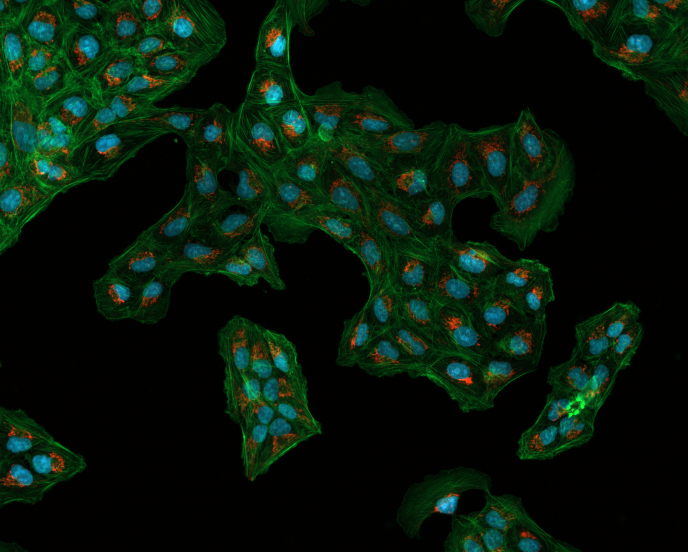
#> input picture OpenCv/apple_masking/apple_image/Osteosarcoma_01.tif, 1376 x 1104 px, found by its file name (shown at 1/2 size); its folder holds only this picture in this run
$ python green_mask_e.py
#> lines starting #> are read from the running program, lines starting #| are printed output that depends on the picture
### OpenCv/apple_masking/image_opener.py
import cv2 as cv
from matplotlib import image
import numpy as np
import os


# resizing images but also saving it ratio
def resizeimg(img, size, interpolation = cv.INTER_CUBIC):
  h, w = img.shape[:2]
  c = None if len(img.shape) < 3 else img.shape[2]
  if h == w: return cv.resize(img, (size, size), interpolation)
  if h > w: dif = h
  else:     dif = w
  x_pos = int((dif - w)/2.)
  y_pos = int((dif - h)/2.)
  if c is None:
    mask = np.zeros((dif, dif), dtype=img.dtype)
    mask[y_pos:y_pos+h, x_pos:x_pos+w] = img[:h, :w]
  else:
    mask = np.zeros((dif, dif, c), dtype=img.dtype)
    mask[y_pos:y_pos+h, x_pos:x_pos+w, :] = img[:h, :w, :]
  return cv.resize(mask, (size, size), interpolation)


#open all the images in a folder
def allimg(folder):
#> called with folder = 'apple_masking\\apple_image'
    image =load_images_from_folder(folder)
#> in load_images_from_folder, img is the input picture: shape (1104, 1376, 3); mean B, G, R 11, 23.9, 7
#> image = 1 item
    imlist=[]
    i = 0
    for img in image:
        name = "img" + str(i)
        imlist.append(resizeimg(img, 500))
#> this loop made 1 pass
#> (name, h in resizeimg, w in resizeimg, c in resizeimg, dif in resizeimg, x_pos in resizeimg, y_pos in resizeimg) on pass 1: ('img0', 1104, 1376, 3, 1376, 0, 136)
#> after the loop, imlist = 1 item

    return imlist


# load_images_from_folder
def load_images_from_folder(folder):
    images = []
    for filename in os.listdir(folder):
        img = cv.imread(os.path.join(folder,filename))
        if img is not None:
            images.append(img)
    return images

### OpenCv/apple_masking/green_mask_e.py
"""
Have some Error  in the code DO not give any conture to any thing

"""


import cv2 as cv
import matplotlib.pyplot as plt
import numpy as np
import image_opener as io

img_list = io.allimg(r'apple_masking\apple_image')
#> img_list = 1 item

green = [130,158,0]

scalePercent = 1

diff = 20

boundaries = [([green[2], green[1]-diff, green[0]-diff],
           [green[2]+diff, green[1]+diff, green[0]+diff])]

for img in img_list:
    for (lower, upper) in boundaries:

        # get lower and upper part of the interval

        lower = np.array(lower, dtype=np.uint8)
        upper = np.array(upper, dtype=np.uint8)

        mask = cv.inRange(img, lower, upper)

        # Check out the binary mask:
        cv.imshow("binary mask", mask)
        cv.waitKey(0)

        # Now, you AND the mask and the input image
        # All the pixels that are white in the mask will
        # survive the AND operation, all the black pixels
        # will remain black
        output = cv.bitwise_and(img, img, mask=mask)

        # Check out the ANDed mask:
        cv.imshow("ANDed mask", output)
        cv.waitKey(0)

        # You can use the mask to count the number of white pixels.
        # Remember that the white pixels in the mask are those that
        # fall in your defined range, that is, every white pixel corresponds
        # to a green pixel. Divide by the image size and you got the
        # percentage of green pixels in the original image:
        ratio_green = cv.countNonZero(mask)/(img.size/3)

        # This is the color percent calculation, considering the resize I did earlier.
        colorPercent = (ratio_green * 100) / scalePercent

        # Print the color percent, use 2 figures past the decimal point
        print('green pixel percentage:', np.round(colorPercent, 2))

        # numpy's hstack is used to stack two images horizontally,
        # so you see the various images generated in one figure:
        cv.imshow("images", np.hstack([img, output]))
        cv.waitKey(0)
#> this loop made 1 pass
#| green pixel percentage: 0.0
#> pass 1, `cv.imshow("images", np.hstack([img, output]))`:
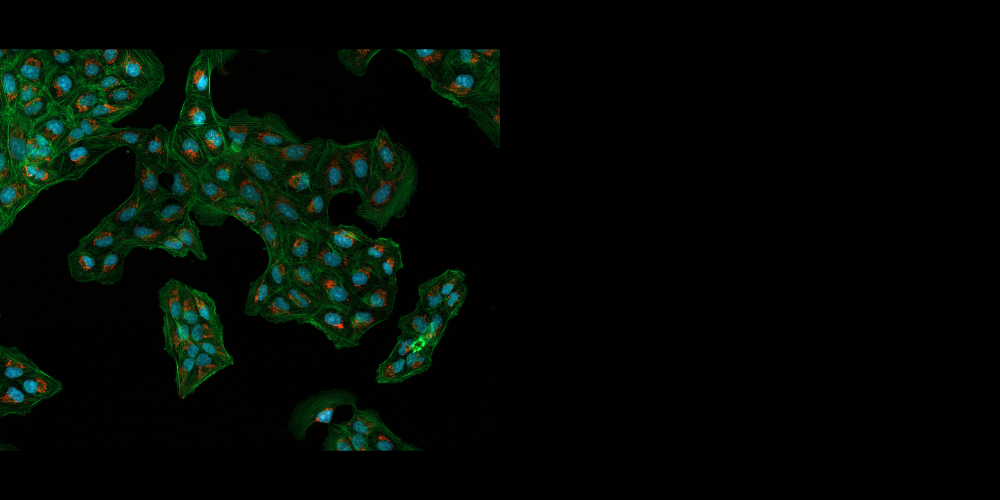
#> window 'images': shape (500, 1000, 3); mean B, G, R 4.4, 9.5, 2.8

$ run again, on OpenCv/apple_masking/apple_image/a4.jpg
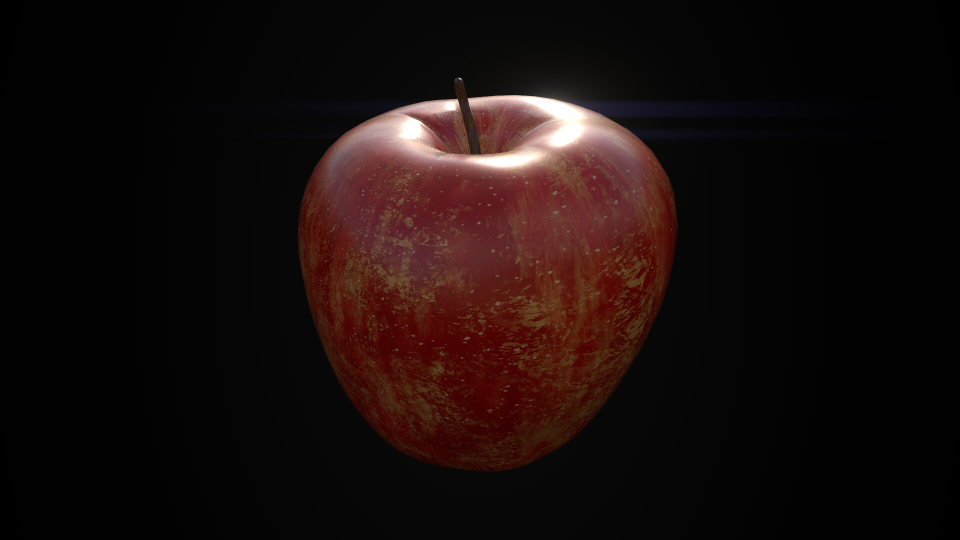
#> input picture OpenCv/apple_masking/apple_image/a4.jpg, 1920 x 1080 px, found by its file name (shown at 1/2 size)
#> in load_images_from_folder, img is the input picture: shape (1080, 1920, 3); mean B, G, R 11.8, 13.3, 24.3
#> image = 1 item
#> the loop in allimg, `for img in image:` made 1 pass
#> (name, h in resizeimg, w in resizeimg, c in resizeimg, dif in resizeimg, x_pos in resizeimg, y_pos in resizeimg) on pass 1: ('img0', 1080, 1920, 3, 1920, 0, 420)
#> the loop `for img in img_list:` made 1 pass
#| green pixel percentage: 0.0
#> pass 1, `cv.imshow("images", np.hstack([img, output]))`:
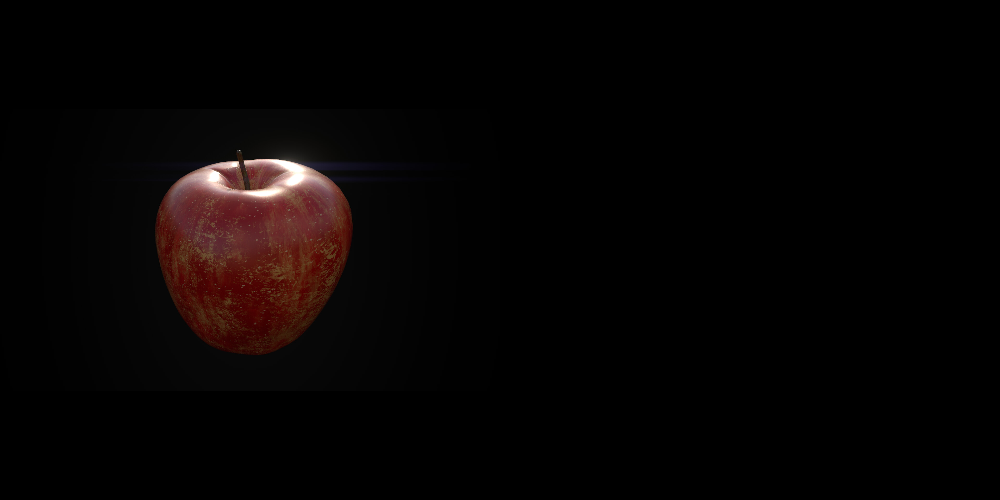
#> window 'images': shape (500, 1000, 3); mean B, G, R 3.3, 3.7, 6.8
